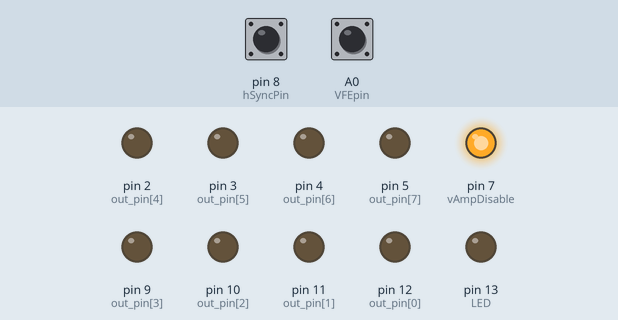
Recording of a sketch running on a simulated Arduino Nano, built with avr-gcc and run on an emulated ATmega328P. Shown: output pins drawn as LEDs (lit = HIGH). Inputs (shaded band) come from the test bench; at power-on: A0 (VFEpin) HIGH, pin 8 (hSyncPin) HIGH.

Above: at 1.2 s.
1.3 s: A0 (VFEpin) pulled LOW for 1 s
At 3.3 s:
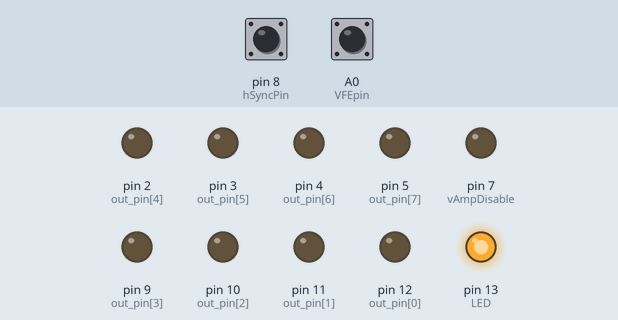
Timing chart, 0 to 4.8 s (numbered marks = the images above; inputs shaded):
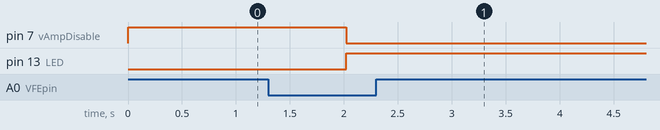

Measured:
- after the input at 1.3 s, pin 7 (vAmpDisable): HIGH → LOW after 0.72 s; pin 13 (LED): LOW → HIGH after 0.72 s

The sketch:

CORSE_NANO.ino
```cpp
/*
CORSE - PC to JAMMA interface board for generic arcade racing cabinets.
Arduino NANO
This sketch reads outputs signals from Howard Casto's Mamehooker, computes sync frequency
and disables video amp when frequencies are higher than CGA
Here is an example of mamehooker .ini code:(messages sent to Arduino serial port COM4)

[General]
MameStart=cmo 4 baud=9600_parity=N_data=8_stop=1
MameStop=cmc 4
StateChange=
OnRotate=
OnPause=
[KeyStates]
RefreshTime=
[Output]
lamp0=
lamp1=cmw 4 1., cmw 4 %s%, cmw 4 x
lamp2=cmw 4 2., cmw 4 %s%, cmw 4 x
lamp3=cmw 4 3., cmw 4 %s%, cmw 4 x

by Barito, 2021-2023 (last update apr 2023)
*/

//comment the following line to disable the sync frequency check and block
#define SYNC_MONITOR_ACTIVE

//comment the following line if you want a CONTINUOUS sync check. Otherwise sync routine will be deactivated after first sync success
#define SYNC_FOREVER

#define OUTPUTS 8

int rID;
int value;

int periodSum;
int periodIst;
int sCounter;
const int fq = 35; //15KHZ - default, 66 us (CGA)
const int samples = 20;
boolean enableState;
boolean prevEnState;

//digital out 1 is connected to Arduino pin 12. Digital out 2 is connected to Arduino pin 11. Digital out 3 ... you say!
const int out_pin[] = {12, 11, 10, 9, 2, 3, 4, 5};

const byte hSyncPin = 8;
const byte LED = 13;
const byte vAmpDisable = 7;
const byte VFEpin = A0;
boolean VFEstate;
boolean VFE; //video force enable flag
unsigned long VFEdbTime;

void setup() {
  for (int j = 0; j < OUTPUTS; j++){
    pinMode(out_pin[j], OUTPUT);
  }
  pinMode(vAmpDisable, OUTPUT); //VIDEO AMP DISABLE
  pinMode(LED, OUTPUT);//BUILT-IN LED
  pinMode(hSyncPin, INPUT_PULLUP); //SYNC MEASURE
  pinMode(VFEpin, INPUT_PULLUP); //VFE toggle switch
  #ifdef SYNC_MONITOR_ACTIVE
    enableState = 0;
  #else
    enableState = 1;
  #endif
  digitalWrite(vAmpDisable, !enableState);
  digitalWrite(LED, enableState);
  VFEstate = digitalRead(VFEpin);
  VFE = 0;//video output not forced to enable
  Serial.begin(9600);
}

void loop(){
  DigitalOut();
  #ifdef SYNC_MONITOR_ACTIVE
    VFEset();
    if(VFE == 0){
      FreqCheck();
    }
    else{
      digitalWrite(vAmpDisable, LOW); //ENABLE
      digitalWrite(LED, HIGH);
    }
  #endif
  delay(10);
}

void VFEset(){
  if (millis()-VFEdbTime > 400 /*long enought delay time*/ && digitalRead(VFEpin) !=  VFEstate){
    VFEstate = !VFEstate;
    VFEdbTime = millis();
    if(VFEstate == LOW){//toggle Video Force Enable flag
      VFE = !VFE;
    }
  }
}

void DigitalOut(){
  while (Serial.available()>0){
    rID = Serial.parseInt();    //first byte (progessive output number)
    value = Serial.parseInt();  //second byte (output state)
    if (Serial.read() == 'x'){  //third byte (end of message)
      if(rID >0 && rID <=OUTPUTS){
        digitalWrite(out_pin[rID-1], value);
      }
    }
  }
}

void FreqCheck(){
  periodIst = pulseIn(hSyncPin, HIGH);//time (in us) between a high and low pulse (negtive sync, 5% duty cicle). "pulseIn" function holds the code, so this function will stop the execution of other functions if no pulse incomes or a timeout is defined. Timeout brakes the function (don't ask...) so it's not defined. Keep this in mind while debuggin!!
  periodSum = periodSum + periodIst;
  sCounter++;
  if(sCounter >= samples){
    if(periodSum > fq * samples){
      enableState = 1;
    }
    #ifdef SYNC_FOREVER
      else {
        enableState = 0;
      }
    #endif
    periodSum = 0;
    sCounter = 0;
    if (enableState != prevEnState){//take action on state change only
      prevEnState = enableState;
      digitalWrite(vAmpDisable, !enableState);
      digitalWrite(LED, enableState);
    }
  }
}
```
